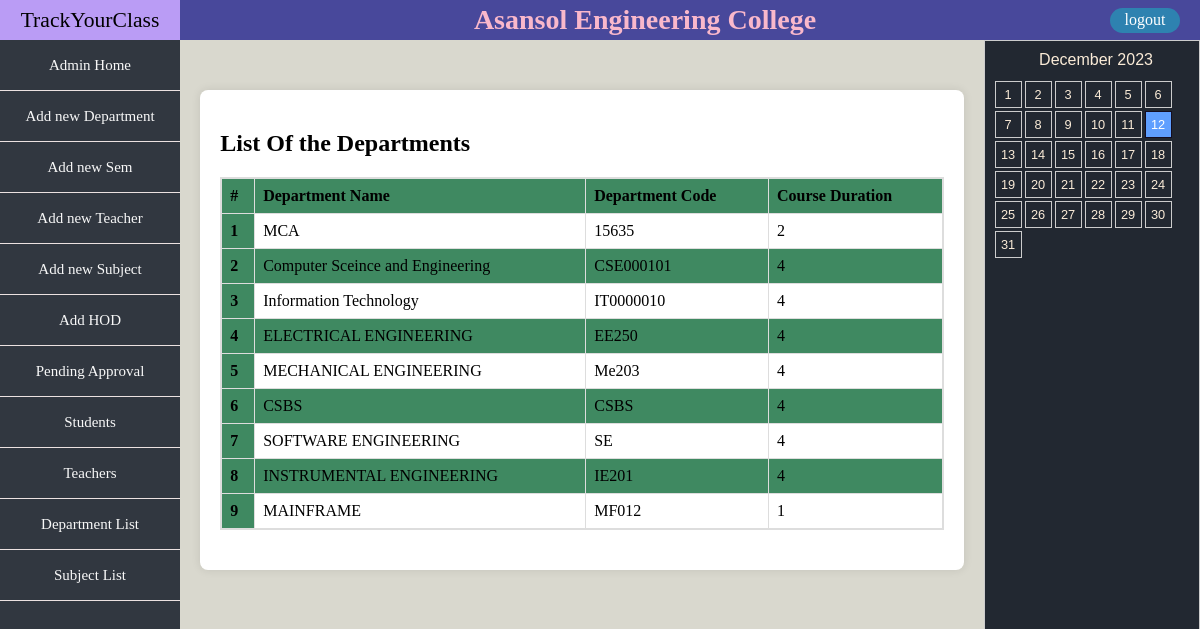
/departmentlist/ (signed in), run on the app's committed database.
### module1/models.py (models this page shows, shortened)
class Department(models.Model):
    department = models.CharField(max_length=100)
    department_code = models.CharField(max_length=30)
    course_duration = models.PositiveIntegerField()

### module1/views.py (the view)
# urls.py: path('departmentlist/',DepartmentList),
@login_required
def DepartmentList(request):
    dept = Department.objects.all()
    return render(request, "DepartmentList.html", {"context": dept})

### module1/templates/DepartmentList.html
{% extends "mainadmin.html" %}
{% block start%}
<div class="container-21" id="content1">
  <h2>List Of the Departments</h2>
    <table>
        <thead>
            <tr>
                <th scope="col">#</th>
                <th scope="col">Department Name</th>
                <th scope="col">Department Code</th>
                <th scope="col">Course Duration</th>
            </tr>
        </thead>
        <tbody>
            {% for i in context %}
            <tr>
                <th scope="row">{{forloop.counter}}</th>
                <td>{{i.department}}</td>
                <td>{{i.department_code}}</td>
                <td>{{i.course_duration}}</td>
            </tr>
            {% endfor %}
        </tbody>
    </table>
</div>
{% endblock %}

### module1/static/StudentHomePage.css (style rules this page uses)
body { margin: 0; background-color: rgb(0, 0, 0); }
.teacher-list table,.container-21 table { width: 100%; border: 2px solid #ddd; border-collapse: collapse; margin: 20px 0; }
.teacher-list th, .teacher-list td, .container-21 th, .container-21 td { border: 1px solid #ddd; padding: 8px; text-align: left; }
.teacher-list th,.container-21 th { background-color: rgb(63, 137, 97); }
.container-21 tr:nth-child(even) { background-color: rgb(63, 137, 97); }
.container-21 { width: 90%; margin: 50px auto; background-color: #fff; padding: 20px; border-radius: 8px; box-shadow: 0 0 10px rgba(0, 0, 0, 0.1); }

### data on the page
Department: department "MCA", department_code "15635", course_duration "2"
Department: department "Computer Sceince and Engineering", department_code "CSE000101", course_duration "4"
Department: department "Information Technology", department_code "IT0000010", course_duration "4"
Department: department "ELECTRICAL ENGINEERING", department_code "EE250", course_duration "4"
Department: department "MECHANICAL ENGINEERING", department_code "Me203", course_duration "4"
Department: department "CSBS", department_code "CSBS", course_duration "4"
Department: department "SOFTWARE ENGINEERING", department_code "SE", course_duration "4"
Department: department "INSTRUMENTAL ENGINEERING", department_code "IE201", course_duration "4"
Department: department "MAINFRAME", department_code "MF012", course_duration "1"
